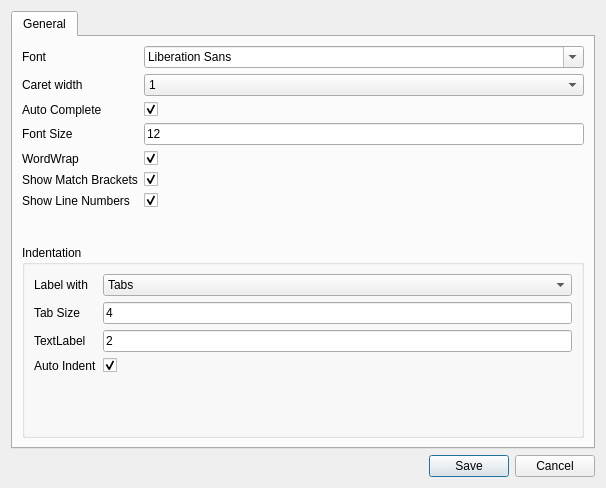
<?xml version="1.0" encoding="UTF-8"?>
<ui version="4.0">
 <class>Settings</class>
 <widget class="QDialog" name="Settings">
  <property name="geometry">
   <rect>
    <x>0</x>
    <y>0</y>
    <width>606</width>
    <height>488</height>
   </rect>
  </property>
  <property name="windowTitle">
   <string>Settings</string>
  </property>
  <layout class="QGridLayout" name="gridLayout">
   <item row="0" column="0">
    <widget class="QTabWidget" name="tabWidget">
     <property name="currentIndex">
      <number>0</number>
     </property>
     <widget class="QWidget" name="tab">
      <attribute name="title">
       <string>General</string>
      </attribute>
      <layout class="QGridLayout" name="gridLayout_2">
       <item row="0" column="0">
        <layout class="QFormLayout" name="formLayout">
         <item row="0" column="0">
          <widget class="QLabel" name="label">
           <property name="text">
            <string>Font</string>
           </property>
          </widget>
         </item>
         <item row="0" column="1">
          <widget class="QFontComboBox" name="fontComboBox"/>
         </item>
         <item row="1" column="0">
          <widget class="QLabel" name="label_2">
           <property name="text">
            <string>Caret width</string>
           </property>
          </widget>
         </item>
         <item row="1" column="1">
          <widget class="QComboBox" name="comboBox">
           <property name="currentIndex">
            <number>1</number>
           </property>
           <item>
            <property name="text">
             <string>0</string>
            </property>
           </item>
           <item>
            <property name="text">
             <string>1</string>
            </property>
           </item>
           <item>
            <property name="text">
             <string>2</string>
            </property>
           </item>
           <item>
            <property name="text">
             <string>3</string>
            </property>
           </item>
           <item>
            <property name="text">
             <string>Block</string>
            </property>
           </item>
          </widget>
         </item>
         <item row="2" column="0">
          <widget class="QLabel" name="label_9">
           <property name="text">
            <string>Auto Complete</string>
           </property>
          </widget>
         </item>
         <item row="2" column="1">
          <widget class="QCheckBox" name="checkBox_5">
           <property name="text">
            <string/>
           </property>
           <property name="checked">
            <bool>true</bool>
           </property>
          </widget>
         </item>
         <item row="3" column="0">
          <widget class="QLabel" name="label_3">
           <property name="text">
            <string>Font Size</string>
           </property>
          </widget>
         </item>
         <item row="3" column="1">
          <widget class="QLineEdit" name="lineEdit">
           <property name="text">
            <string>12</string>
           </property>
          </widget>
         </item>
         <item row="5" column="0">
          <widget class="QLabel" name="label_8">
           <property name="text">
            <string>WordWrap</string>
           </property>
          </widget>
         </item>
         <item row="5" column="1">
          <widget class="QCheckBox" name="checkBox_4">
           <property name="text">
            <string/>
           </property>
           <property name="checked">
            <bool>true</bool>
           </property>
          </widget>
         </item>
         <item row="7" column="0">
          <widget class="QLabel" name="label_6">
           <property name="text">
            <string>Show Match Brackets</string>
           </property>
          </widget>
         </item>
         <item row="7" column="1">
          <widget class="QCheckBox" name="checkBox_2">
           <property name="text">
            <string/>
           </property>
           <property name="checked">
            <bool>true</bool>
           </property>
          </widget>
         </item>
         <item row="8" column="0">
          <widget class="QLabel" name="label_7">
           <property name="text">
            <string>Show Line Numbers</string>
           </property>
          </widget>
         </item>
         <item row="8" column="1">
          <widget class="QCheckBox" name="checkBox_3">
           <property name="text">
            <string/>
           </property>
           <property name="checked">
            <bool>true</bool>
           </property>
          </widget>
         </item>
        </layout>
       </item>
       <item row="1" column="0">
        <widget class="QGroupBox" name="groupBox">
         <property name="title">
          <string>Indentation</string>
         </property>
         <layout class="QGridLayout" name="gridLayout_3">
          <item row="0" column="0">
           <layout class="QFormLayout" name="formLayout_2">
            <item row="0" column="0">
             <widget class="QLabel" name="label_10">
              <property name="text">
               <string>Label with</string>
              </property>
             </widget>
            </item>
            <item row="0" column="1">
             <widget class="QComboBox" name="comboBox_2">
              <item>
               <property name="text">
                <string>Tabs</string>
               </property>
              </item>
              <item>
               <property name="text">
                <string>Spaces</string>
               </property>
              </item>
             </widget>
            </item>
            <item row="1" column="0">
             <widget class="QLabel" name="label_4">
              <property name="text">
               <string>Tab Size</string>
              </property>
             </widget>
            </item>
            <item row="1" column="1">
             <widget class="QLineEdit" name="lineEdit_2">
              <property name="text">
               <string>4</string>
              </property>
             </widget>
            </item>
            <item row="2" column="0">
             <widget class="QLabel" name="label_11">
              <property name="text">
               <string>TextLabel</string>
              </property>
             </widget>
            </item>
            <item row="2" column="1">
             <widget class="QLineEdit" name="lineEdit_3">
              <property name="text">
               <string>2</string>
              </property>
             </widget>
            </item>
            <item row="3" column="1">
             <widget class="QCheckBox" name="checkBox">
              <property name="text">
               <string/>
              </property>
              <property name="checked">
               <bool>true</bool>
              </property>
             </widget>
            </item>
            <item row="3" column="0">
             <widget class="QLabel" name="label_5">
              <property name="text">
               <string>Auto Indent</string>
              </property>
             </widget>
            </item>
           </layout>
          </item>
         </layout>
        </widget>
       </item>
      </layout>
     </widget>
    </widget>
   </item>
   <item row="1" column="0">
    <layout class="QHBoxLayout" name="horizontalLayout_2">
     <item>
      <spacer name="horizontalSpacer">
       <property name="orientation">
        <enum>Qt::Horizontal</enum>
       </property>
       <property name="sizeHint" stdset="0">
        <size>
         <width>40</width>
         <height>20</height>
        </size>
       </property>
      </spacer>
     </item>
     <item>
      <widget class="QPushButton" name="saveButton">
       <property name="text">
        <string>Save</string>
       </property>
      </widget>
     </item>
     <item>
      <widget class="QPushButton" name="cancelButton">
       <property name="text">
        <string>Cancel</string>
       </property>
      </widget>
     </item>
    </layout>
   </item>
  </layout>
 </widget>
 <resources/>
 <connections/>
</ui>
